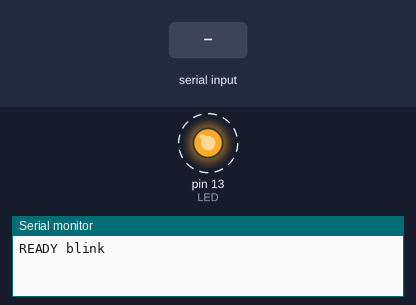
A sketch run on a simulated Arduino Uno, built with avr-gcc and run on an emulated ATmega328P. Parts: output pins drawn as LEDs (lit = HIGH), the last lines printed to the serial monitor. Dashed ring = blinking. The test bench sets the inputs (shaded band).

Above: at 1.26 s.
1.3 s: "L90\n" received over Serial
At 2.1 s:
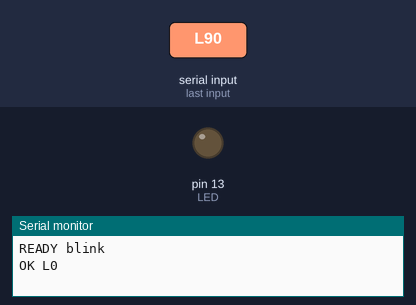
2.8 s: "ID?\n" received over Serial
4.3 s: "1\n" received over Serial
Timing chart, 0 to 7.3 s (numbered marks = the images above; inputs shaded):
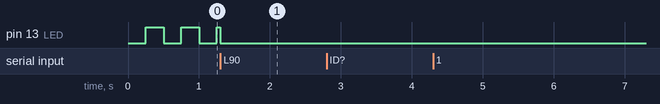

The sketch:

blink.ino
```cpp
// UNO Lab — progetto "blink": LED integrato (L, pin 13). Nessun collegamento.
// Comandi: ID?  |  L1 / L0 (acceso/spento fisso)  |  B<ms> (lampeggio, periodo 50-5000 ms)
#include <Arduino.h>

const char* ID = "blink";
const int LED = 13;

char buf[24];
byte len = 0;
unsigned long periodo = 500;   // 0 = lampeggio fermo
unsigned long ultimo = 0;
bool stato = false;

void comando(char* c) {
  if (strcmp(c, "ID?") == 0) { Serial.print("ID "); Serial.println(ID); return; }
  if (c[0] == 'L') {
    periodo = 0;
    stato = (c[1] == '1');
    digitalWrite(LED, stato);
    Serial.println(stato ? "OK L1" : "OK L0");
    return;
  }
  if (c[0] == 'B') {
    long v = atol(c + 1);
    if (v < 50 || v > 5000) { Serial.println("ERR range"); return; }
    periodo = v;
    Serial.print("OK B"); Serial.println(periodo);
    return;
  }
  if (c[0]) Serial.println("ERR cmd");
}

void setup() {
  pinMode(LED, OUTPUT);
  Serial.begin(115200);
  Serial.print("READY "); Serial.println(ID);
}

void loop() {
  while (Serial.available()) {
    char ch = Serial.read();
    if (ch == '\n' || ch == '\r') { buf[len] = 0; comando(buf); len = 0; }
    else if (len < sizeof(buf) - 1) buf[len++] = ch;
  }
  if (periodo && millis() - ultimo >= periodo / 2) {
    ultimo = millis();
    stato = !stato;
    digitalWrite(LED, stato);
  }
}
```
